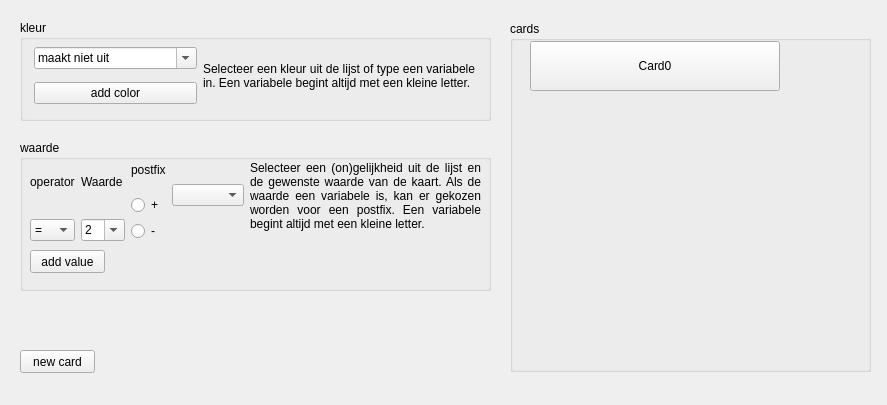
<?xml version="1.0" encoding="UTF-8"?>
<ui version="4.0">
 <class>CardEvaluator</class>
 <widget class="QWidget" name="CardEvaluator">
  <property name="geometry">
   <rect>
    <x>0</x>
    <y>0</y>
    <width>887</width>
    <height>405</height>
   </rect>
  </property>
  <property name="sizePolicy">
   <sizepolicy hsizetype="Ignored" vsizetype="Ignored">
    <horstretch>0</horstretch>
    <verstretch>0</verstretch>
   </sizepolicy>
  </property>
  <property name="contextMenuPolicy">
   <enum>Qt::NoContextMenu</enum>
  </property>
  <property name="windowTitle">
   <string>card evaluator</string>
  </property>
  <widget class="QGroupBox" name="groupBox">
   <property name="geometry">
    <rect>
     <x>20</x>
     <y>20</y>
     <width>471</width>
     <height>101</height>
    </rect>
   </property>
   <property name="title">
    <string>kleur</string>
   </property>
   <widget class="QWidget" name="">
    <property name="geometry">
     <rect>
      <x>14</x>
      <y>20</y>
      <width>441</width>
      <height>71</height>
     </rect>
    </property>
    <layout class="QGridLayout" name="gridLayout">
     <item row="0" column="0">
      <widget class="QComboBox" name="color">
       <property name="editable">
        <bool>true</bool>
       </property>
       <item>
        <property name="text">
         <string>maakt niet uit</string>
        </property>
       </item>
       <item>
        <property name="text">
         <string>harten</string>
        </property>
       </item>
       <item>
        <property name="text">
         <string>klaveren</string>
        </property>
       </item>
       <item>
        <property name="text">
         <string>schoppen</string>
        </property>
       </item>
       <item>
        <property name="text">
         <string>ruit</string>
        </property>
       </item>
      </widget>
     </item>
     <item row="0" column="1" rowspan="2">
      <widget class="QLabel" name="label">
       <property name="text">
        <string>Selecteer een kleur uit de lijst of type een variabele in. Een variabele begint altijd met een kleine letter. </string>
       </property>
       <property name="alignment">
        <set>Qt::AlignJustify|Qt::AlignVCenter</set>
       </property>
       <property name="wordWrap">
        <bool>true</bool>
       </property>
      </widget>
     </item>
     <item row="1" column="0">
      <widget class="QPushButton" name="addColor">
       <property name="text">
        <string>add color</string>
       </property>
      </widget>
     </item>
    </layout>
   </widget>
  </widget>
  <widget class="QGroupBox" name="groupBox_2">
   <property name="geometry">
    <rect>
     <x>20</x>
     <y>140</y>
     <width>471</width>
     <height>151</height>
    </rect>
   </property>
   <property name="title">
    <string>waarde</string>
   </property>
   <widget class="QPushButton" name="addValue">
    <property name="geometry">
     <rect>
      <x>10</x>
      <y>110</y>
      <width>75</width>
      <height>23</height>
     </rect>
    </property>
    <property name="text">
     <string>add value</string>
    </property>
   </widget>
   <widget class="QWidget" name="">
    <property name="geometry">
     <rect>
      <x>10</x>
      <y>10</y>
      <width>451</width>
      <height>91</height>
     </rect>
    </property>
    <layout class="QHBoxLayout" name="horizontalLayout_2">
     <item>
      <layout class="QVBoxLayout" name="verticalLayout">
       <item>
        <widget class="QLabel" name="label_2">
         <property name="text">
          <string>operator</string>
         </property>
        </widget>
       </item>
       <item>
        <widget class="QComboBox" name="prefix">
         <item>
          <property name="text">
           <string>=</string>
          </property>
         </item>
         <item>
          <property name="text">
           <string>!=</string>
          </property>
         </item>
         <item>
          <property name="text">
           <string>&lt;</string>
          </property>
         </item>
         <item>
          <property name="text">
           <string>&lt;=</string>
          </property>
         </item>
         <item>
          <property name="text">
           <string>&gt;</string>
          </property>
         </item>
         <item>
          <property name="text">
           <string>&gt;=</string>
          </property>
         </item>
        </widget>
       </item>
      </layout>
     </item>
     <item>
      <layout class="QVBoxLayout" name="verticalLayout_2">
       <item>
        <widget class="QLabel" name="label_3">
         <property name="text">
          <string>Waarde</string>
         </property>
        </widget>
       </item>
       <item>
        <widget class="QComboBox" name="value">
         <property name="editable">
          <bool>true</bool>
         </property>
         <item>
          <property name="text">
           <string>2</string>
          </property>
         </item>
         <item>
          <property name="text">
           <string>3</string>
          </property>
         </item>
         <item>
          <property name="text">
           <string>4</string>
          </property>
         </item>
         <item>
          <property name="text">
           <string>5</string>
          </property>
         </item>
         <item>
          <property name="text">
           <string>6</string>
          </property>
         </item>
         <item>
          <property name="text">
           <string>7</string>
          </property>
         </item>
         <item>
          <property name="text">
           <string>8</string>
          </property>
         </item>
         <item>
          <property name="text">
           <string>9</string>
          </property>
         </item>
         <item>
          <property name="text">
           <string>10</string>
          </property>
         </item>
         <item>
          <property name="text">
           <string>J</string>
          </property>
         </item>
         <item>
          <property name="text">
           <string>Q</string>
          </property>
         </item>
         <item>
          <property name="text">
           <string>K</string>
          </property>
         </item>
         <item>
          <property name="text">
           <string>A</string>
          </property>
         </item>
        </widget>
       </item>
      </layout>
     </item>
     <item>
      <layout class="QHBoxLayout" name="horizontalLayout">
       <item>
        <layout class="QVBoxLayout" name="verticalLayout_3">
         <item>
          <widget class="QLabel" name="label_4">
           <property name="text">
            <string>postfix</string>
           </property>
          </widget>
         </item>
         <item>
          <widget class="QRadioButton" name="postfix_plus">
           <property name="text">
            <string>+</string>
           </property>
          </widget>
         </item>
         <item>
          <widget class="QRadioButton" name="postfix_minus">
           <property name="text">
            <string>-</string>
           </property>
          </widget>
         </item>
        </layout>
       </item>
       <item>
        <widget class="QComboBox" name="postfix"/>
       </item>
      </layout>
     </item>
     <item>
      <widget class="QLabel" name="label_5">
       <property name="text">
        <string>Selecteer een (on)gelijkheid uit de lijst en de gewenste waarde van de kaart. Als de waarde een variabele is, kan er gekozen worden voor een postfix. Een variabele begint altijd met een kleine letter.</string>
       </property>
       <property name="alignment">
        <set>Qt::AlignJustify|Qt::AlignVCenter</set>
       </property>
       <property name="wordWrap">
        <bool>true</bool>
       </property>
      </widget>
     </item>
    </layout>
   </widget>
  </widget>
  <widget class="QGroupBox" name="cards">
   <property name="geometry">
    <rect>
     <x>510</x>
     <y>21</y>
     <width>361</width>
     <height>351</height>
    </rect>
   </property>
   <property name="title">
    <string>cards</string>
   </property>
   <widget class="QPushButton" name="card0">
    <property name="geometry">
     <rect>
      <x>20</x>
      <y>20</y>
      <width>250</width>
      <height>50</height>
     </rect>
    </property>
    <property name="sizePolicy">
     <sizepolicy hsizetype="Expanding" vsizetype="Expanding">
      <horstretch>2</horstretch>
      <verstretch>2</verstretch>
     </sizepolicy>
    </property>
    <property name="text">
     <string>Card0</string>
    </property>
   </widget>
  </widget>
  <widget class="QPushButton" name="newCard">
   <property name="geometry">
    <rect>
     <x>20</x>
     <y>350</y>
     <width>75</width>
     <height>23</height>
    </rect>
   </property>
   <property name="text">
    <string>new card</string>
   </property>
  </widget>
 </widget>
 <resources/>
 <connections/>
</ui>
